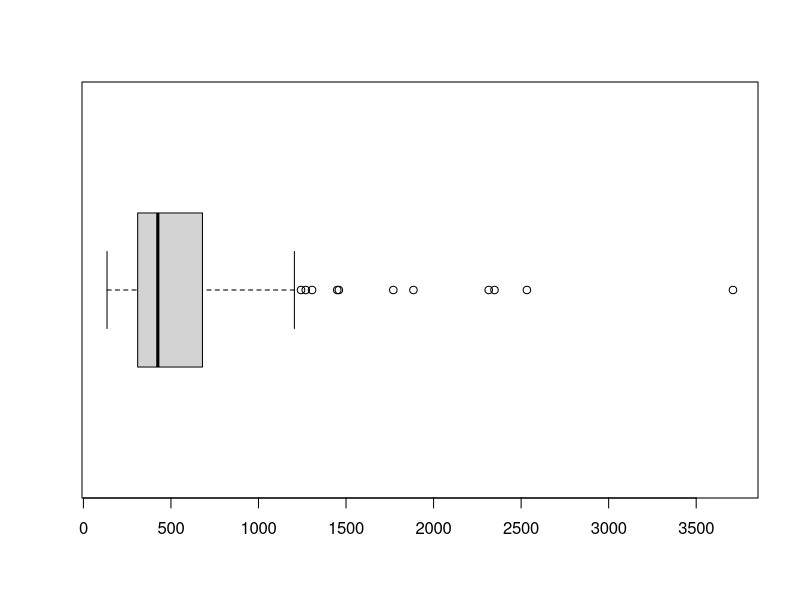
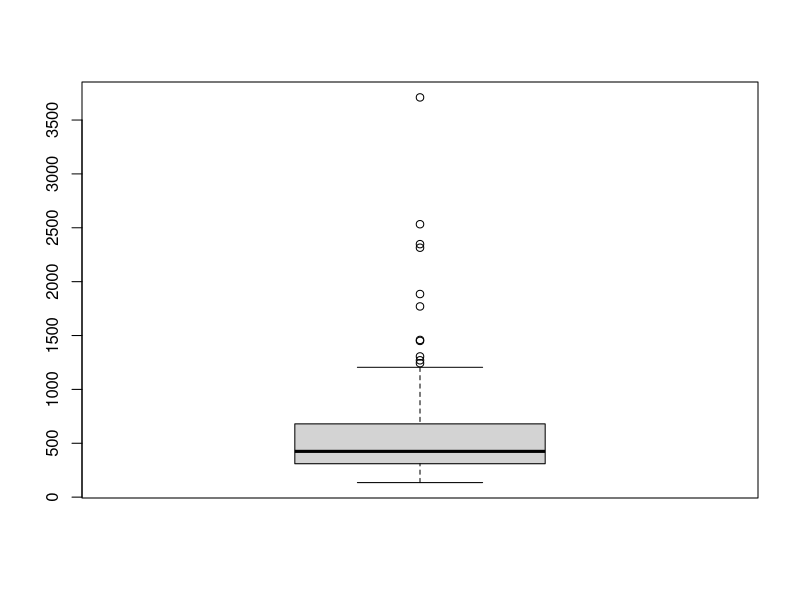
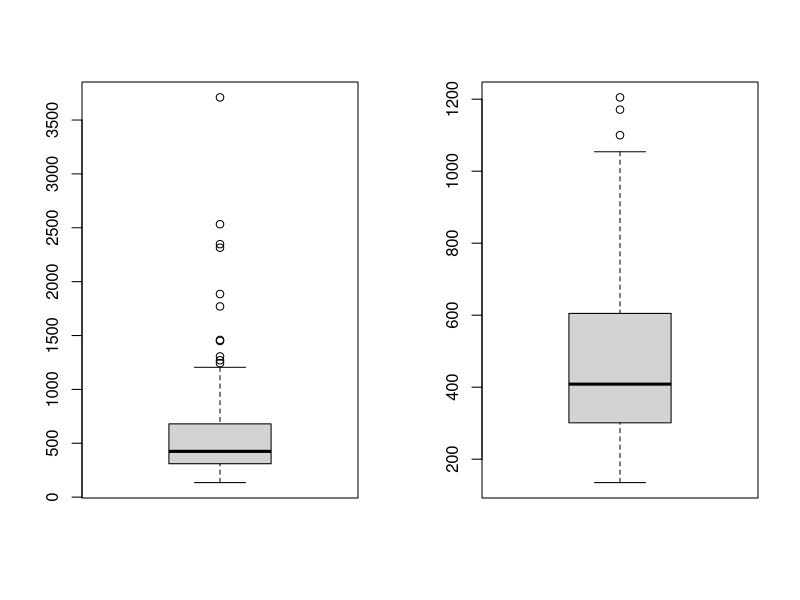
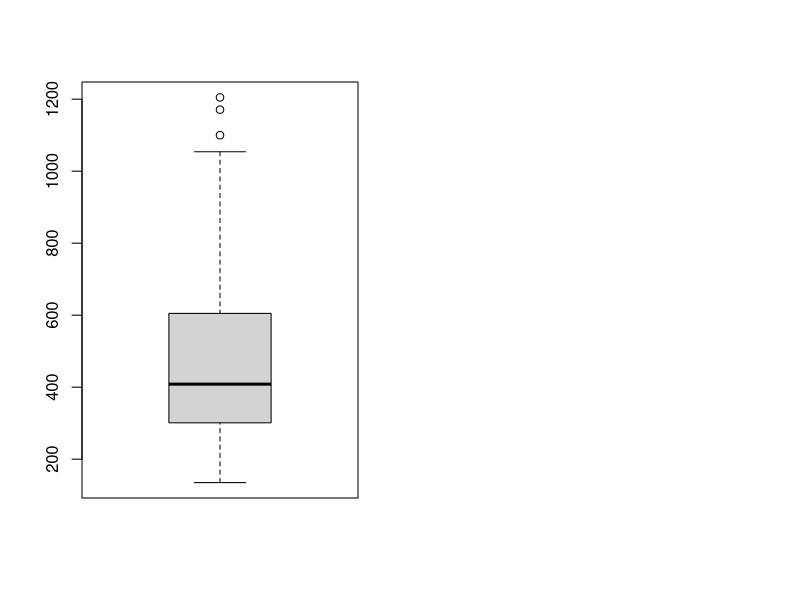
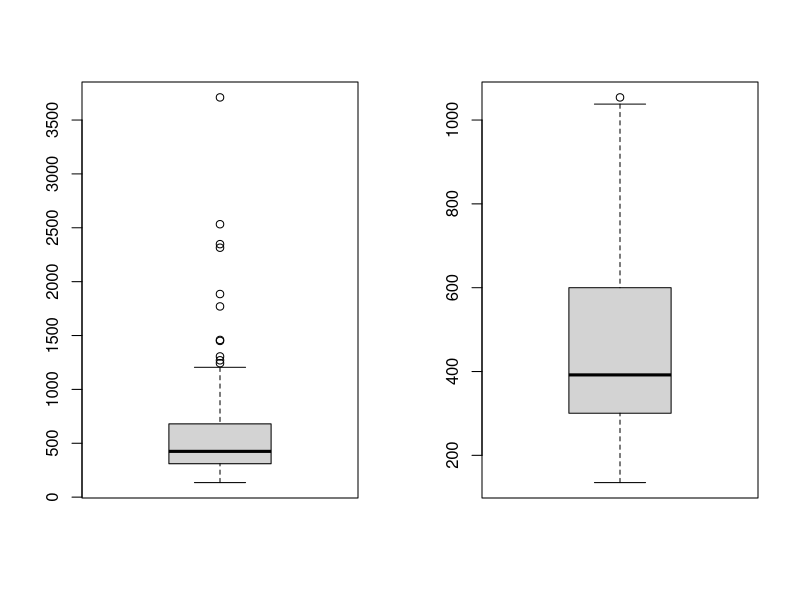
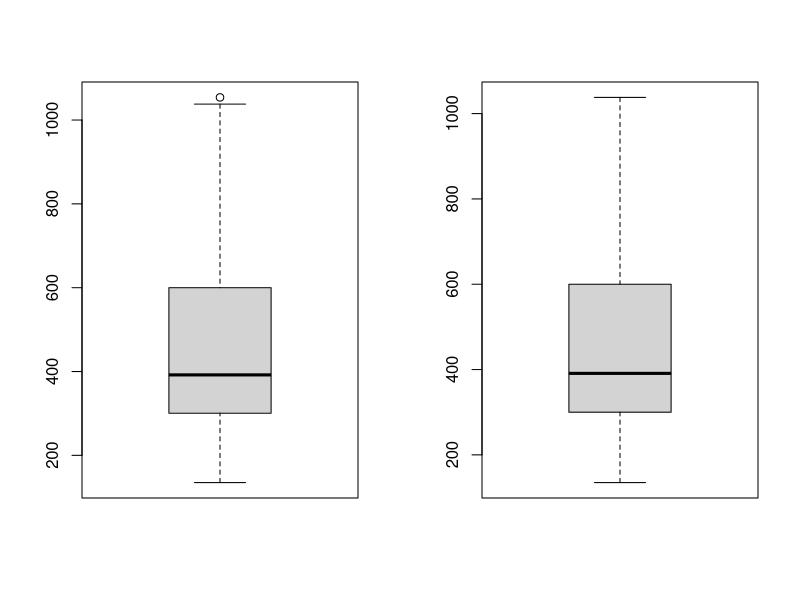

Here is the R script that generated these plots, in order:


data("rivers")
str(rivers)
head(rivers)
summary(rivers)
#In this section we going to saw 


boxplot(rivers,horizontal = T)$out


#I cach the min value in the out datas 
min(boxplot(rivers)$out)

riversOne = rivers [rivers<1234]
riversOne


par(mfrow=c(1,2))

boxplot(rivers)$out
boxplot(riversOne) $out
min(boxplot(riversOne)$out)


riversTwo = riversOne [riversOne<1100]
riversTwo


par(mfrow=c(1,2))

boxplot(rivers)$out
boxplot(riversTwo) $out

min(boxplot(riversTwo)$out)

riversTrees = riversTwo [riversTwo<1054]
riversTrees
boxplot(riversTrees) $out




help("rivers")


